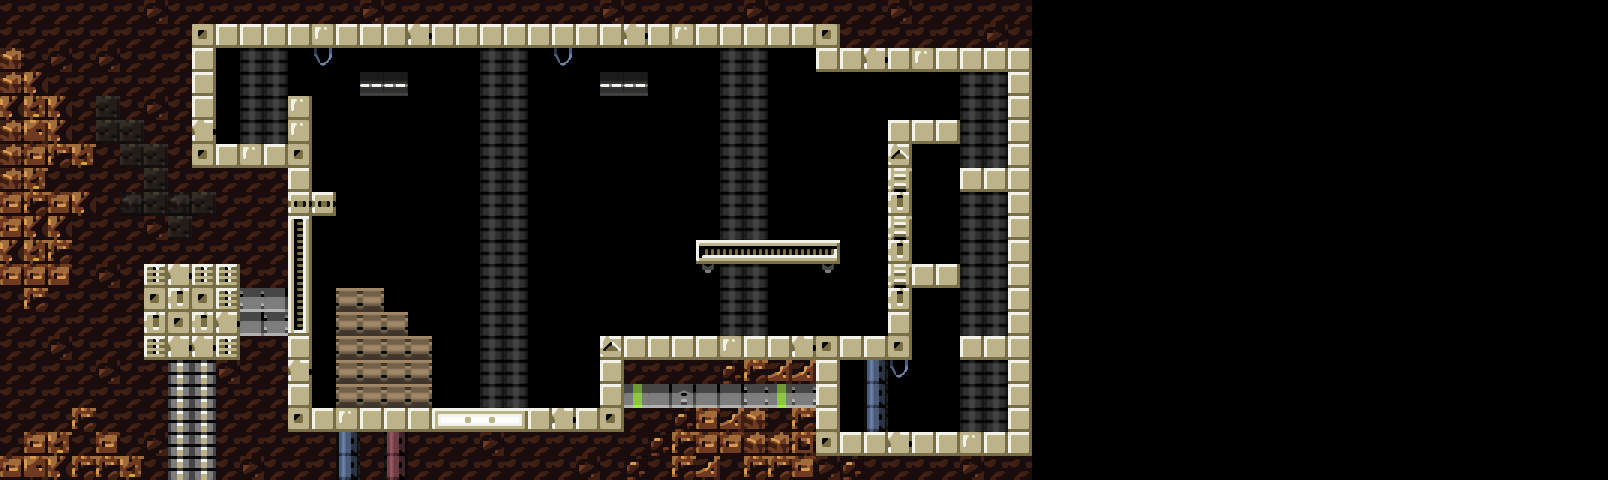

This game map was drawn from its Tiled (.tmx) file and the tilesets committed beside it. A one-line description and the trimmed map source follow:
An orthogonal 67x20 tile map with 24x24 px tiles, 3 tile layers (background, collision, food).

<map version="1.2" tiledversion="1.2.4" orientation="orthogonal" renderorder="right-down" width="67" height="20" tilewidth="24" tileheight="24" infinite="0" nextlayerid="4" nextobjectid="1">
 <tileset firstgid="1" name="tiles" tilewidth="24" tileheight="24" spacing="1" tilecount="105" columns="15">
  <image source="tiles.png" width="374" height="174" />
 </tileset>
 <layer id="1" name="background" width="67" height="20">
  <data>[1340 cells, 172 non-empty, 5 distinct tile ids]</data>
 </layer>
 <layer id="2" name="collision" width="67" height="20">
  <data>[1340 cells, 486 non-empty, 39 distinct tile ids]</data>
 </layer>
 <layer id="3" name="food" width="67" height="20">
  <data>[1340 cells, 0 non-empty, 0 distinct tile ids]</data>
 </layer>
</map>